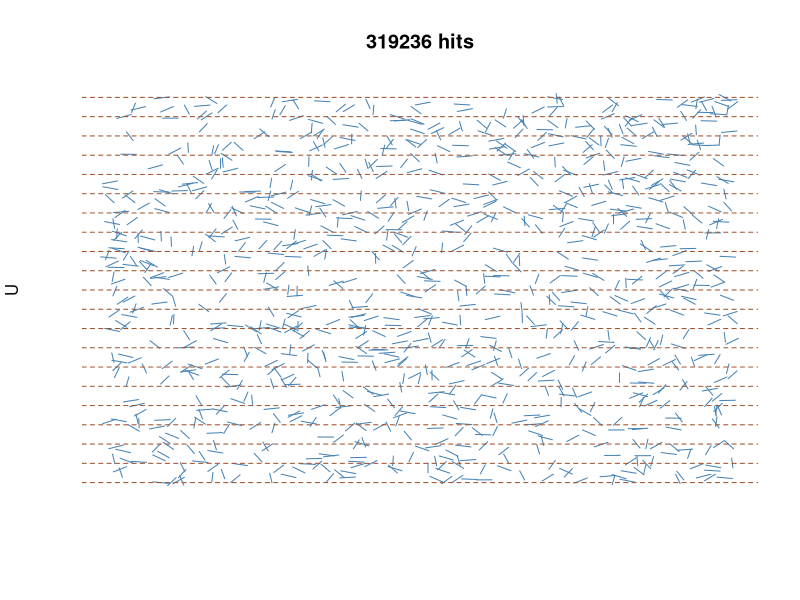
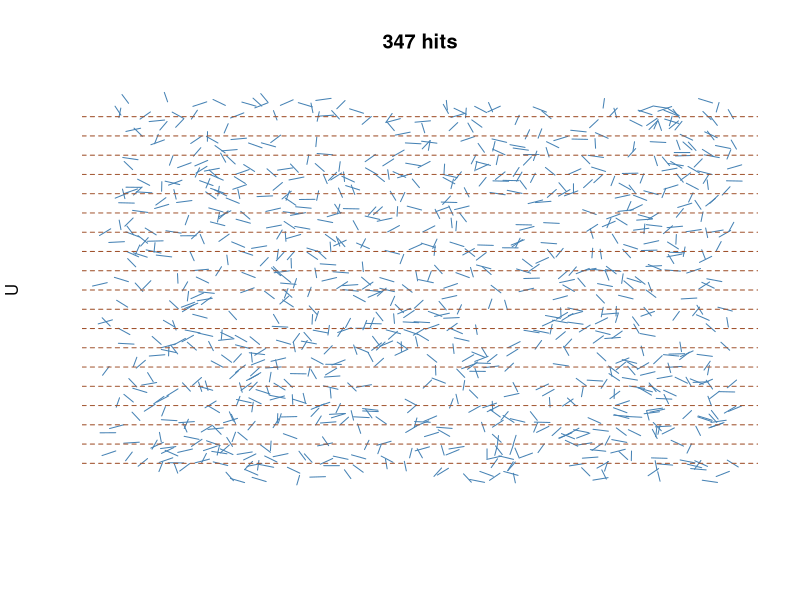
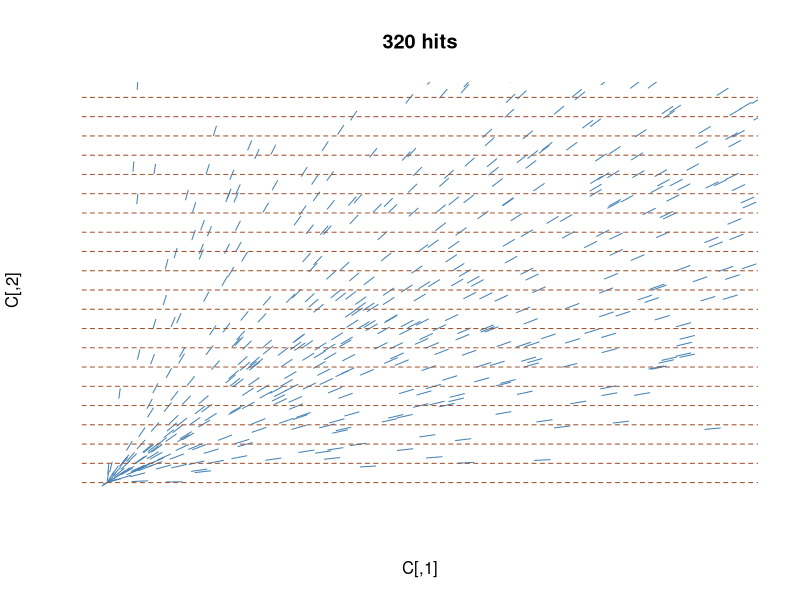
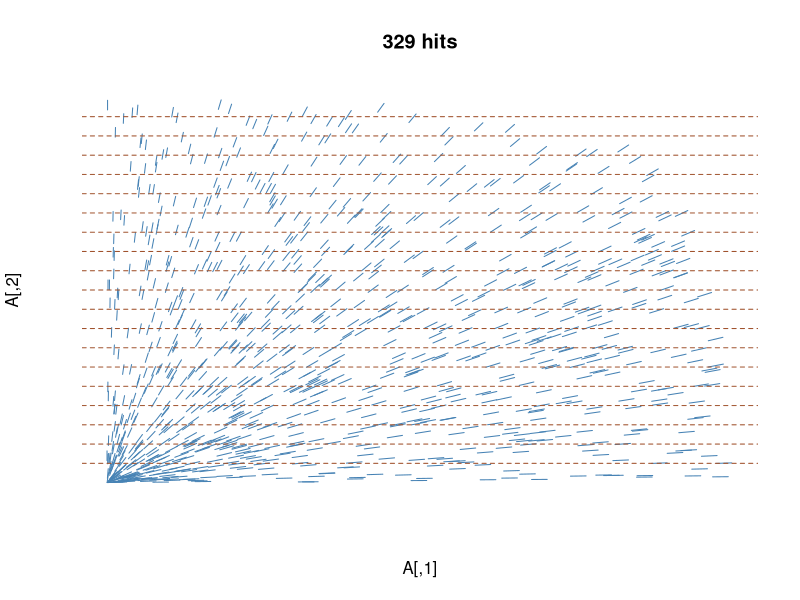

Write R code to recreate these figures, in order.
#Several ways of throwing a needle at "random"
L=0.25 #half-length of the needle
D=20  #length of the room
N=10^6
 
numbhits=function(A,B){
 sum(abs(floor(A[,2])-floor(B[,2]))>0)}
 
#par(mfrow=c(2,2),mar=c(1,1,1,1))
#version #1: uniform location of the centre
U=runif(N,min=0,max=D) #centre
O=runif(N,min=0,max=pi) #angle
C=cbind(runif(N,0,D),U)
A=C+L*cbind(cos(O),sin(O))
B=C-L*cbind(cos(O),sin(O))
cat(N/numbhits(A,B))
numbhits(A,B)
N = 1000
plot(C,type="n",axes=F,xlim=c(0,D),ylim=c(0,D))
for (t in 1:N)
 lines(c(A[t,1],B[t,1]),c(A[t,2],B[t,2]),col="steelblue")
for (i in 0:(D))
 abline(h=i,lty=2,col="sienna")
title(main=paste(numbhits(A,B),"hits",sep=" "))
cat(N/numbhits(A,B))
 
#version #2: uniform location of one endpoint
U=runif(N,min=0,max=D) #centre
O=runif(N,min=0,max=2*pi) #angle
A=cbind(runif(N,0,D),U)
B=A+2*L*cbind(cos(O),sin(O))
cat(N/numbhits(A,B))

plot(A,type="n",axes=F,xlim=c(0,D),ylim=c(0,D))
for (t in 1:N)
 lines(c(A[t,1],B[t,1]),c(A[t,2],B[t,2]),col="steelblue")
for (i in 1:(D-1))
 abline(h=i,lty=2,col="sienna")
title(main=paste(numbhits(A,B),"hits",sep=" "))
 
#version #3: random ray from corner
N=10^3
O=runif(N,min=0,max=pi/2) #angle
U=runif(N)*(D*apply(cbind(1/sin(O),1/cos(O)),1,max)) #centre
C=cbind(U*cos(O),U*sin(O))
A=C+L*cbind(cos(O),sin(O))
B=C-L*cbind(cos(O),sin(O))
cat(N/numbhits(A,B))

plot(C,type="n",axes=F,xlim=c(0,D),ylim=c(0,D))
for (t in 1:N)
 lines(c(A[t,1],B[t,1]),c(A[t,2],B[t,2]),col="steelblue")
for (i in 0:(D))
 abline(h=i,lty=2,col="sienna")
title(main=paste(numbhits(A,B),"hits",sep=" "))
 
#version #4: random ray from corner
O=runif(N,min=0,max=pi/2) #angle
U=runif(N)*(D*sqrt(1+apply(cbind(sin(O)^2,cos(O)^2),1,min))-2*L) #centre
A=cbind(U*cos(O),U*sin(O))
B=A+2*L*cbind(cos(O),sin(O))
plot(A,type="n",axes=F,xlim=c(0,D),ylim=c(0,D))

for (t in 1:N)
 lines(c(A[t,1],B[t,1]),c(A[t,2],B[t,2]),col="steelblue")
for (i in 1:(D-1))
 abline(h=i,lty=2,col="sienna")
title(main=paste(numbhits(A,B),"hits",sep=" "))
